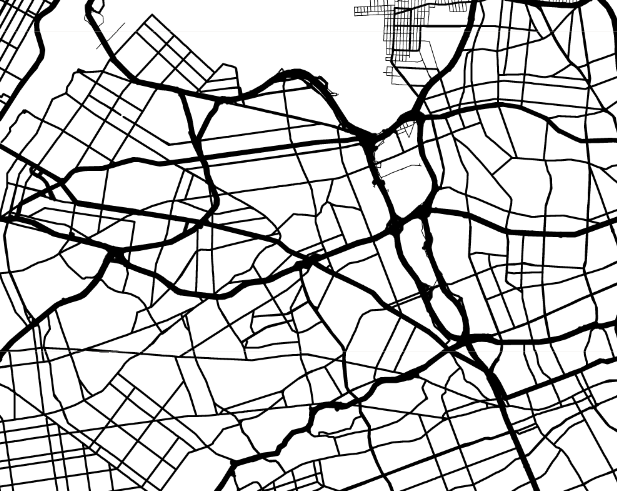
#> input picture image_analyser/map.png, 617 x 491 px
$ python other.py
#> lines starting #> are read from the running program, lines starting #| are printed output that depends on the picture; after the words box and inside, x2 and y2 are one past the last pixel; in counts of white or black regions, pixels touching at a corner belong together
import cv2
import numpy as np

# Read the image
image = cv2.imread("map.png")
#> image is the input picture: shape (491, 617, 3); mean B, G, R 202.6, 202.6, 202.6

# Convert the image to grayscale
gray = cv2.cvtColor(image, cv2.COLOR_BGR2GRAY)


# Apply Canny edge detection
edges = cv2.Canny(gray, 30, 90)
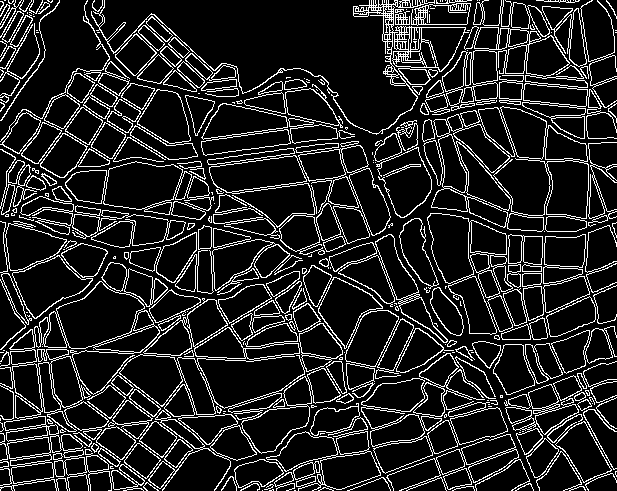
#> edges: shape (491, 617); 13.7% white in thin lines or dots


# Find contours in the edges
contours, _ = cv2.findContours(edges, cv2.RETR_EXTERNAL, cv2.CHAIN_APPROX_SIMPLE)
#> contours = 350 contours, 175 with area under 20; largest, box (x1, y1, x2, y2) and area: (9, 268, 168, 440) 11051, (119, 298, 343, 420) 9886, (209, 145, 391, 252) 7600, (361, 353, 508, 474) 6078, (431, 114, 511, 228) 4680
print()
# Draw the contours on a blank image
contour_image = np.zeros_like(image)
cv2.drawContours(contour_image, contours, -1, (0, 255, 0), 2)
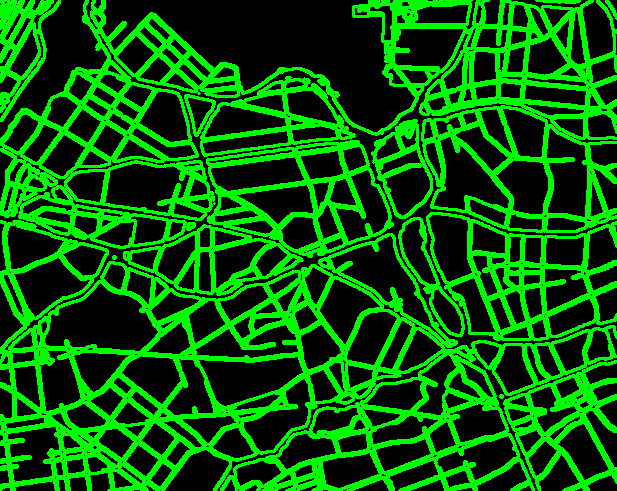
#> contour_image: shape (491, 617, 3); mean of channels 0, 1, 2 0, 92, 0; drawn as B, G, R

# Display the original image and the image with contours
cv2.imshow("Original Image", image)
cv2.imshow("Image with Contours", contour_image)
cv2.waitKey(0)
cv2.destroyAllWindows()
